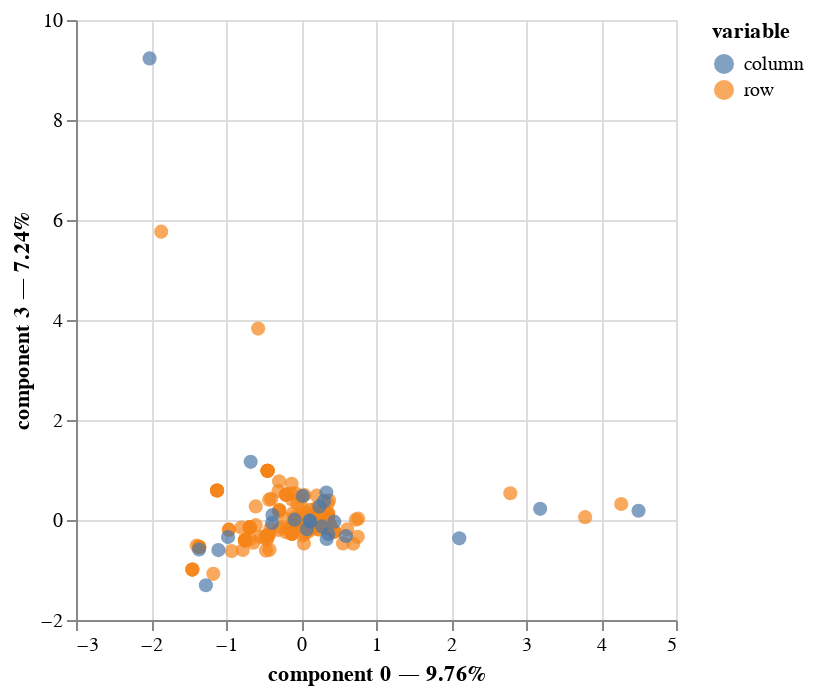

Write notebook code for a chart like this one.
### Code cell
grouped_pd_all_hot_encode=pd_all_hot_encode.groupby('pkPerson').sum().reset_index()


#

pd_person_to_encode = pd_persons[['pkPerson','gender']]

pd_person_hot_encode=pd.get_dummies(pd_person_to_encode,dummy_na=False)



output=grouped_pd_all_hot_encode.merge(pd_person_hot_encode, left_on='pkPerson', right_on='pkPerson', how = 'inner')
#display(output)
output = output.loc[:, output.columns != 'pkPerson']
output_full = output.replace({True: 1, False: 0})



mca_no_one_hot = prince.MCA(n_components=8,
    n_iter=3,
    copy=True,
    check_input=True,
    engine='sklearn',
    random_state=42,
    one_hot=False)
mca_no_one_hot = mca_no_one_hot.fit(output_full)
mca_no_one_hot.eigenvalues_summary

mca_no_one_hot.plot(
    output_full,
    x_component=0,
    y_component=3,
    show_column_markers=True,
    show_row_markers=True,
    show_column_labels=False,
    show_row_labels=False
)
#mca_no_one_hot.eigenvalues_summary

### Figure 1 — Vega-Lite specification as saved in the notebook (floating-point values rounded to 4 significant figures; data arrays with more than 128 entries replaced by an {"elided": "..."} marker saying what was removed)
{"config": {"view": {"continuousWidth": 300, "continuousHeight": 300}}, "layer": [{"data": {"name": "data-5b77963babcbbd72710d3c8014a93bca"}, "mark": {"type": "circle", "size": 50}, "encoding": {"color": {"field": "variable", "type": "nominal"}, "tooltip": [{"field": "variable", "type": "nominal"}, {"field": "value", "type": "nominal"}, {"field": "component 0", "type": "quantitative"}, {"field": "component 3", "type": "quantitative"}], "x": {"axis": {"title": "component 0 — 9.76%"}, "field": "component 0", "scale": {"zero": false}, "type": "quantitative"}, "y": {"axis": {"title": "component 3 — 7.24%"}, "field": "component 3", "scale": {"zero": false}, "type": "quantitative"}}, "name": "view_6"}, {"data": {"name": "data-9226f0b4d06f52c5329c749d41e236e4"}, "mark": {"type": "circle", "size": 50}, "encoding": {"color": {"field": "variable", "type": "nominal"}, "tooltip": [{"field": "variable", "type": "nominal"}, {"field": "value", "type": "nominal"}, {"field": "component 0", "type": "quantitative"}, {"field": "component 3", "type": "quantitative"}], "x": {"axis": {"title": "component 0 — 9.76%"}, "field": "component 0", "scale": {"zero": false}, "type": "quantitative"}, "y": {"axis": {"title": "component 3 — 7.24%"}, "field": "component 3", "scale": {"zero": false}, "type": "quantitative"}}}], "params": [{"name": "param_6", "select": {"type": "interval", "encodings": ["x", "y"]}, "bind": "scales", "views": ["view_6"]}], "$schema": "https://vega.github.io/schema/vega-lite/v5.20.1.json", "datasets": {"data-5b77963babcbbd72710d3c8014a93bca": {"elided": "164 records"}, "data-9226f0b4d06f52c5329c749d41e236e4": [{"component 0": 0.365, "component 1": -0.357, "component 2": 1.107, "component 3": -0.2823, "component 4": 0.5836, "component 5": 0.5016, "component 6": 0.1421, "component 7": -0.07569, "variable": "column", "value": "countryPursuitStudy_Amerika", "label": "countryPursuitStudy_Amerika"}, {"component 0": 4.5, "component 1": 4.253, "component 2": 0.1551, "component 3": 0.1848, "component 4": -0.2237, "component 5": -1.861, "component 6": -0.2024, "component 7": -0.08903, "variable": "column", "value": "countryPursuitStudy_Asien", "label": "countryPursuitStudy_Asien"}, {"component 0": 0.5997, "component 1": -1.17, "component 2": -1.184, "component 3": -0.3201, "component 4": 0.1568, "component 5": -0.4712, "component 6": -0.3831, "component 7": -0.8425, "variable": "column", "value": "countryPursuitStudy_Australien", "label": "countryPursuitStudy_Australien"}, {"component 0": 0.1248, "component 1": -0.3357, "component 2": -0.5279, "component 3": -0.03215, "component 4": 0.02551, "component 5": -0.09239, "component 6": -0.07721, "component 7": -0.07378, "variable": "column", "value": "countryPursuitStudy_Europa", "label": "countryPursuitStudy_Europa"}, {"component 0": -0.3809, "component 1": 0.2959, "component 2": 0.3056, "component 3": 0.09997, "component 4": -0.1738, "component 5": 0.02034, "component 6": 0.04761, "component 7": 0.1376, "variable": "column", "value": "countryPursuitStudy_nan", "label": "countryPursuitStudy_nan"}, {"component 0": 0.02539, "component 1": -0.07753, "component 2": 0.3162, "component 3": 0.4814, "component 4": -0.4236, "component 5": -0.1973, "component 6": -0.4572, "component 7": 0.3159, "variable": "column", "value": "occupationMetacategory_Aktivist:in", "label": "occupationMetacategory_Aktivist:in"}, {"component 0": 0.1146, "component 1": -0.5774, "component 2": -0.5392, "component 3": -0.00811, "component 4": -0.07506, "component 5": -0.241, "component 6": -0.5655, "component 7": 0.02929, "variable": "column", "value": "occupationMetacategory_Arzt/Ärztin", "label": "occupationMetacategory_Arzt/Ärztin"}, {"component 0": 0.338, "component 1": -0.5586, "component 2": 0.1576, "component 3": 0.5499, "component 4": -0.1153, "component 5": 0.1592, "component 6": -0.9404, "component 7": -0.2149, "variable": "column", "value": "occupationMetacategory_Buddhismus", "label": "occupationMetacategory_Buddhismus"}, {"component 0": -2.019, "component 1": 1.682, "component 2": -0.7643, "component 3": 9.232, "component 4": 6.421, "component 5": -0.3816, "component 6": 0.2551, "component 7": -0.03813, "variable": "column", "value": "occupationMetacategory_Heiler:in", "label": "occupationMetacategory_Heiler:in"}, {"component 0": 0.3422, "component 1": 0.1107, "component 2": 1.941, "component 3": -0.379, "component 4": 0.6921, "component 5": 0.2923, "component 6": 0.6569, "component 7": 0.6912, "variable": "column", "value": "occupationMetacategory_Intellectuals", "label": "occupationMetacategory_Intellectuals"}, {"component 0": -0.6712, "component 1": 0.4005, "component 2": 0.4879, "component 3": 1.163, "component 4": -2.144, "component 5": 0.3241, "component 6": 0.08659, "component 7": -0.6496, "variable": "column", "value": "occupationMetacategory_Künstler:in", "label": "occupationMetacategory_Künstler:in"}, {"component 0": 0.306, "component 1": -0.3627, "component 2": -0.3117, "component 3": 0.377, "component 4": -0.01273, "component 5": 0.02874, "component 6": -0.4383, "component 7": -0.1457, "variable": "column", "value": "occupationMetacategory_Leiter:in", "label": "occupationMetacategory_Leiter:in"}, {"component 0": -0.08581, "component 1": -0.4859, "component 2": -1.068, "component 3": 0.00715, "component 4": -0.3232, "component 5": -1.078, "component 6": 3.515, "component 7": 1.32, "variable": "column", "value": "occupationMetacategory_Management", "label": "occupationMetacategory_Management"}, {"component 0": 2.111, "component 1": 3.173, "component 2": -3.088, "component 3": -0.3669, "component 4": 0.04484, "component 5": 5.104, "component 6": 0.5773, "component 7": 0.5506, "variable": "column", "value": "occupationMetacategory_Mitarbeiter:in", "label": "occupationMetacategory_Mitarbeiter:in"}, {"component 0": 0.4439, "component 1": 0.06516, "component 2": 0.6596, "component 3": -0.03384, "component 4": 0.1149, "component 5": -0.09161, "component 6": -0.005014, "component 7": 0.1142, "variable": "column", "value": "occupationMetacategory_Mitglied", "label": "occupationMetacategory_Mitglied"}, {"component 0": 3.189, "component 1": 2.55, "component 2": 1.476, "component 3": 0.2234, "component 4": -0.0561, "component 5": -2.758, "component 6": -0.1462, "component 7": 0.7406, "variable": "column", "value": "occupationMetacategory_Public official", "label": "occupationMetacategory_Public official"}, {"component 0": -1.359, "component 1": 0.9465, "component 2": -0.2857, "component 3": -0.589, "component 4": -0.1021, "component 5": -0.7822, "component 6": -1.895, "component 7": 2.953, "variable": "column", "value": "occupationMetacategory_Seminarleiter:in", "label": "occupationMetacategory_Seminarleiter:in"}, {"component 0": -1.102, "component 1": 0.6727, "component 2": -0.3136, "component 3": -0.6013, "component 4": 0.09853, "component 5": -0.4504, "component 6": -0.908, "component 7": 1.085, "variable": "column", "value": "occupationMetacategory_Therapeut:in", "label": "occupationMetacategory_Therapeut:in"}, {"component 0": 0.2812, "component 1": -0.3958, "component 2": 0.1596, "component 3": -0.128, "component 4": 0.2147, "component 5": 0.07876, "component 6": -0.08422, "component 7": -0.1257, "variable": "column", "value": "occupationMetacategory_Universitätsposten", "label": "occupationMetacategory_Universitätsposten"}, {"component 0": -1.268, "component 1": 1.503, "component 2": -0.1797, "component 3": -1.305, "component 4": 0.7929, "component 5": -0.837, "component 6": 0.6055, "component 7": -2.835, "variable": "column", "value": "occupationMetacategory_redaktioneller Beruf", "label": "occupationMetacategory_redaktioneller Beruf"}, {"component 0": -0.3865, "component 1": 0.172, "component 2": 1.565, "component 3": -0.05973, "component 4": 0.07731, "component 5": 1.164, "component 6": 0.5737, "component 7": 0.6528, "variable": "column", "value": "occupationMetacategory_spiritueller Leiter:in", "label": "occupationMetacategory_spiritueller Leiter:in"}, {"component 0": 0.07882, "component 1": -0.272, "component 2": -0.2116, "component 3": -0.1834, "component 4": 0.124, "component 5": -0.04515, "component 6": 0.03435, "component 7": -0.05871, "variable": "column", "value": "occupationMetacategory_nan", "label": "occupationMetacategory_nan"}, {"component 0": 0.2454, "component 1": -0.1502, "component 2": 0.007766, "component 3": 0.2712, "component 4": -0.3312, "component 5": -0.08693, "component 6": -0.0527, "component 7": 0.01318, "variable": "column", "value": "gender_m", "label": "gender_m"}, {"component 0": -0.9727, "component 1": 0.9584, "component 2": -0.1512, "component 3": -0.3416, "component 4": 0.3346, "component 5": 0.1329, "component 6": 0.1723, "component 7": -0.08021, "variable": "column", "value": "gender_w", "label": "gender_w"}]}}
